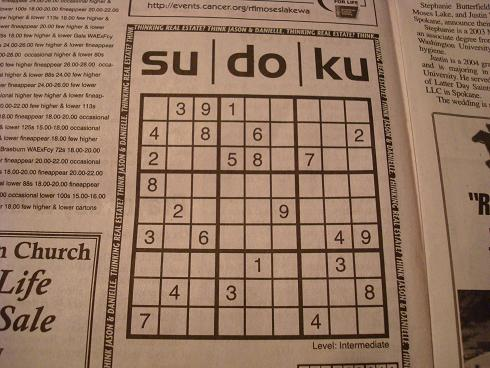
#> input picture sudoku1.jpg, 490 x 368 px
$ python OpenCVSolver.py
#> lines starting #> are read from the running program, lines starting #| are printed output that depends on the picture; after the words box and inside, x2 and y2 are one past the last pixel; in counts of white or black regions, pixels touching at a corner belong together
import cv2
import numpy as np
import imutils
import pandas as pd
import solver
import pickle

input_size = 50


def get_perspective(img, location, height = 900, width = 900):
    """Takes an image and location of an interesting region.
    And return the only selected region with a perspective transformation"""
    pts1 = np.float32([location[0], location[3], location[1], location[2]])
    pts2 = np.float32([[0, 0], [width, 0], [0, height], [width, height]])

    # Apply Perspective Transform Algorithm
    matrix = cv2.getPerspectiveTransform(pts1, pts2)
    result = cv2.warpPerspective(img, matrix, (width, height))
    #cv2.imshow("Perspective", result)
    #cv2.waitKey(0)
    return result

def get_InvPerspective(img, masked_num, location, height = 900, width = 900):
    """Takes original image as input"""
    pts1 = np.float32([[0, 0], [width, 0], [0, height], [width, height]])
    pts2 = np.float32([location[0], location[3], location[1], location[2]])

    # Apply Perspective Transform Algorithm
    matrix = cv2.getPerspectiveTransform(pts1, pts2)
    result = cv2.warpPerspective(masked_num, matrix, (img.shape[1], img.shape[0]))
    return result

def filter_boxes(img):
    """Takes an image of a sudoku board and blacks out the grid lines"""
    gray = cv2.cvtColor(img, cv2.COLOR_BGR2GRAY)
    blur = cv2.GaussianBlur(gray,(5,5),0)
    fill_color = [180,180,180]
    mask_value = 255
    ret2, cleanboard = cv2.threshold(blur,0,255,cv2.THRESH_BINARY+cv2.THRESH_OTSU)
    contours, hierarchy = cv2.findContours(cleanboard, cv2.RETR_TREE, cv2.CHAIN_APPROX_SIMPLE)
    BoxContours = []
    for contour in contours:
        approx = cv2.approxPolyDP(contour, 15, True)
        if len(approx) == 4:
            if cv2.contourArea(contour) > 3000:
                BoxContours.append(approx)
    color = [255, 255, 255]
    stencil  = np.zeros(img.shape[:-1]).astype(np.uint8)
    cv2.fillPoly(stencil, BoxContours, color)
    sel      = stencil != mask_value # select everything that is not mask_value
    img[sel] = fill_color            # and fill it with fill_color

    gray = cv2.cvtColor(img, cv2.COLOR_BGR2GRAY)

    blur = cv2.GaussianBlur(gray,(7,7),0)

    ret2, cleanboard = cv2.threshold(blur,0,255,cv2.THRESH_BINARY_INV+cv2.THRESH_OTSU)
    #cv2.imshow("wo",cleanboard)
    #cv2.waitKey(0)
    return cleanboard

def find_board(img):
    """Takes an image as input and finds a sudoku board inside of the image"""
    gray = cv2.cvtColor(img, cv2.COLOR_BGR2GRAY)
    bfilter = cv2.bilateralFilter(gray, 13, 20, 20)
    edged = cv2.Canny(bfilter, 30, 180)
    keypoints = cv2.findContours(edged.copy(), cv2.RETR_TREE,
    cv2.CHAIN_APPROX_SIMPLE)
    contours = imutils.grab_contours(keypoints)
    #newimg = cv2.drawContours(img.copy(), contours, -1, (0, 255, 0), 3)
    #cv2.imshow("Contour", newimg)
    #cv2.waitKey(0)
    contours = sorted(contours, key=cv2.contourArea, reverse=True)[:15]
    location = None
    # Finds rectangular contour
    for contour in contours:
        approx = cv2.approxPolyDP(contour, 8, True)
        if len(approx) == 4:
            #print(cv2.contourArea(approx))
            location = approx
            break
    result = get_perspective(img, location)
    return result, location

# split the board into 81 individual images
def split_boxes(board):
    """Takes a sudoku board and split it into 81 cells."""
    rows = np.vsplit(board,9)
    boxes = []
    for r in rows:
        cols = np.hsplit(r,9)
        for box in cols:
            box = cv2.resize(box, (input_size, input_size))/255
            box = np.array(box).reshape(-1)
            boxes.append(box)
            #cv2.imshow("box", box)
            #cv2.waitKey(50)
    cv2.destroyAllWindows()
    return boxes

#Uses the prebuilt models and PCA basis to interpret the images into a 9x9 array.
def read_board(digits):

    pca_basis = "pca_basis.pkl"
    with open(pca_basis, 'rb') as file:
        pca_basis = pickle.load(file)

    X_test = digits.values
    X_test_reduced = pca_basis.transform(X_test)

    pkl_filename = "working_model.pkl"
    with open(pkl_filename, 'rb') as file:
        pickle_model = pickle.load(file)

    y_pred_test = pickle_model.predict(X_test_reduced)
    guess_board = np.array(y_pred_test)


    return guess_board

def displayNumbers(img, numbers, color=(0, 255, 0)):
    """Displays 81 numbers in an image or mask at the same position of each cell of the board"""
    W = int(img.shape[1]/9)
    H = int(img.shape[0]/9)
    for i in range (9):
        for j in range (9):
            if numbers[(j*9)+i] !=0:
                cv2.putText(img, str(numbers[(j*9)+i]), (i*W+int(W/2)-int((W/4)), int((j+0.7)*H)), cv2.FONT_HERSHEY_COMPLEX, 2, color, 2, cv2.LINE_AA)
    return img

# Read image
img = cv2.imread('sudoku1.jpg')
#> img is the input picture: shape (368, 490, 3); mean B, G, R 99.6, 120.7, 150.8


# extract board from input image
board, location = find_board(img)
#> in find_board, `gray = cv2.cvtColor(img, cv2.COLOR_BGR2GRAY)`:
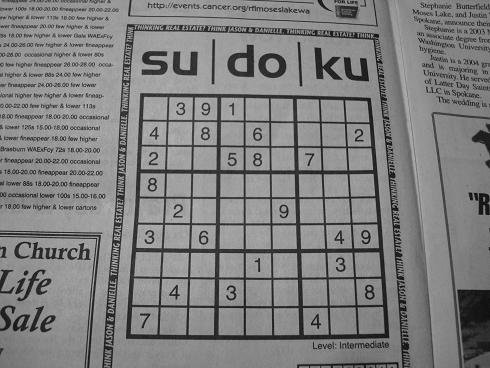
#> gray: shape (368, 490); min 4, max 196, mean 127.3
#> in find_board, `edged = cv2.Canny(bfilter, 30, 180)`:
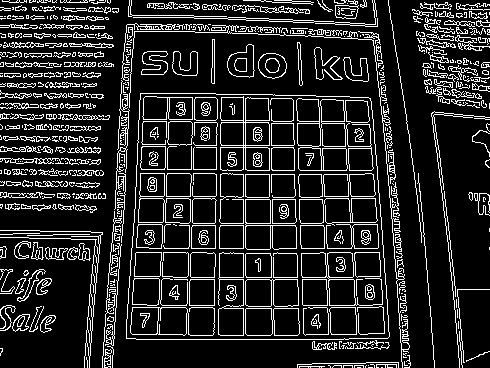
#> edged: shape (368, 490); 15% white in thin lines or dots
#> in find_board, `keypoints = cv2.findContours(edged.copy(), cv2.RETR_TREE, cv2.CHAIN_AP..`: keypoints = 1045 contours, 712 with area under 20; largest, box (x1, y1, x2, y2) and area: (126, 93, 390, 340) 60369, (126, 93, 390, 340) 60368, (296, 98, 374, 171) 3549, (220, 96, 270, 171) 3238, (301, 252, 383, 306) 1906
#> in find_board, `contours = imutils.grab_contours(keypoints)`: contours has the same summary as keypoints
#> in find_board, `contours = sorted(contours, key=cv2.contourArea, reverse=True)[:15]`: contours = 15 contours; largest, box (x1, y1, x2, y2) and area: (126, 93, 390, 340) 60369, (126, 93, 390, 340) 60368, (296, 98, 374, 171) 3549, (220, 96, 270, 171) 3238, (301, 252, 383, 306) 1906
#> the loop in find_board, `for contour in contours:` made 1 pass
#> location on pass 1: [[140, 93], [126, 338], [389, 336], [370, 98]]
#> in get_perspective, `pts1 = np.float32([location[0], location[3], location[1], location[2]])`: pts1 = [[140, 93], [370, 98], [126, 338], [389, 336]]
#> in get_perspective, `matrix = cv2.getPerspectiveTransform(pts1, pts2)`: matrix = [[3.94, 0.225, -573], [-0.0949, 4.36, -392.5], [-0.000138, 0.000611, 1]]
#> in get_perspective, `result = cv2.warpPerspective(img, matrix, (width, height))`:
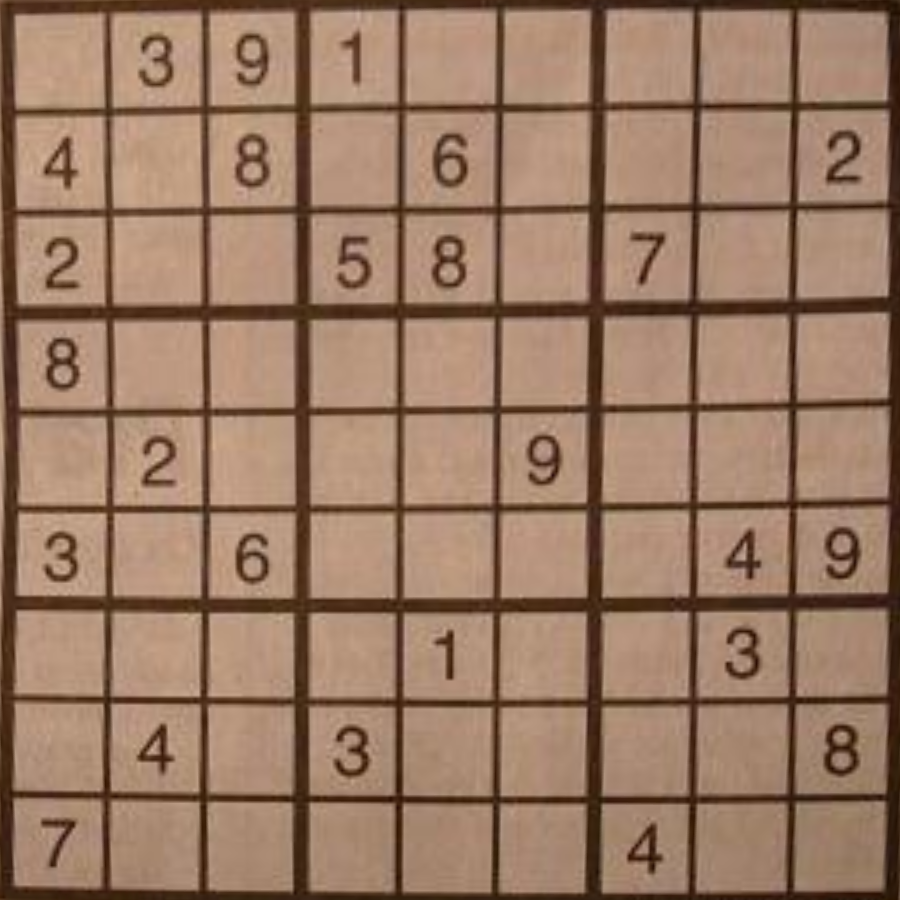
#> result: shape (900, 900, 3); mean B, G, R 101, 122.8, 154.8
#> location = [[140, 93], [126, 338], [389, 336], [370, 98]]

Gridless = filter_boxes(board)
#> in filter_boxes, `ret2, cleanboard = cv2.threshold(blur,0,255,cv2.THRESH_BINARY+cv2.THRE..`:
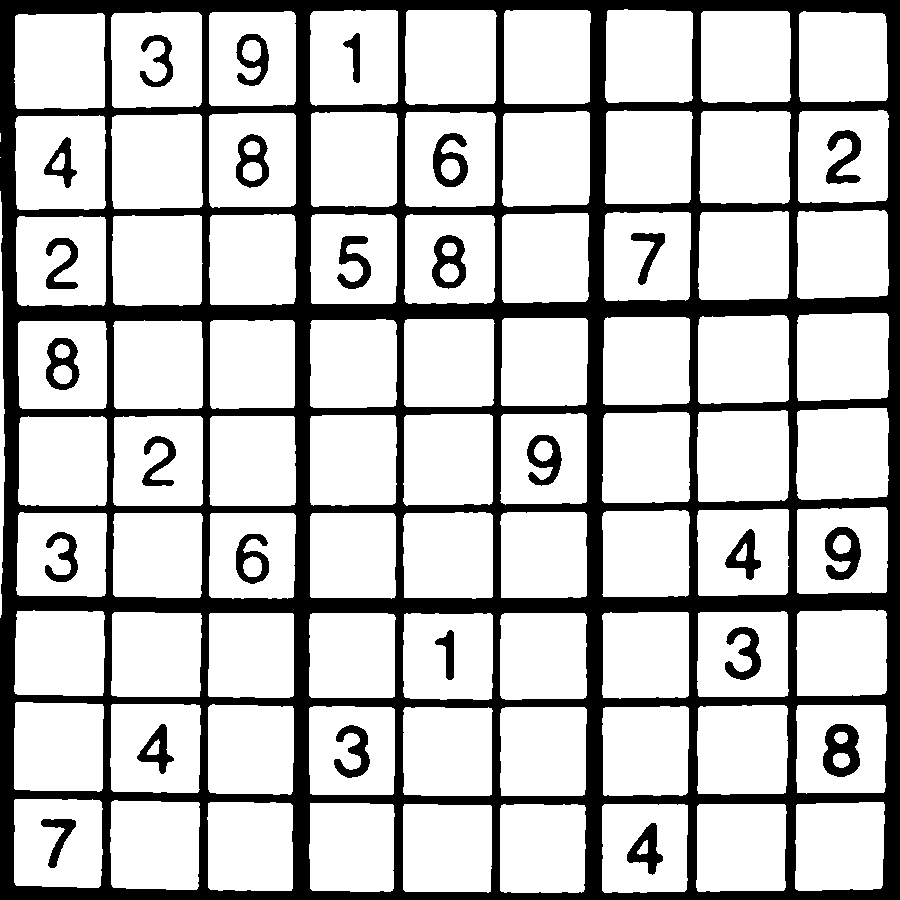
#> cleanboard: shape (900, 900); 75.6% white; 26 black regions
#> in filter_boxes, `ret2, cleanboard = cv2.threshold(blur,0,255,cv2.THRESH_BINARY+cv2.THRE..`: ret2 = 108
#> in filter_boxes, `contours, hierarchy = cv2.findContours(cleanboard, cv2.RETR_TREE, cv2...`: contours = 126 contours, 2 with area under 20; largest, box (x1, y1, x2, y2) and area: (111, 12, 202, 108) 8379, (405, 10, 497, 105) 8340, (14, 13, 105, 109) 8318, (405, 112, 496, 207) 8314, (111, 114, 203, 209) 8260
#> the loop in filter_boxes, `for contour in contours:` made 126 passes
#> approx on passes 1 to 12: [[699, 804], [697, 890], [783, 890], [785, 805]], [[604, 804], [602, 890], [684, 891], [687, 805]], [[655, 822], [652, 875], [626, 854]], [[647, 840], [637, 853]], [[501, 805], [500, 890], [583, 891], [584, 805]], [[404, 804], [403, 889], [490, 891], [491, 806]], [[310, 803], [310, 888], [392, 890], [393, 805]], [[883, 802], [797, 804], [795, 888], [880, 888]], [[208, 803], [208, 887], [291, 890], [292, 805]], [[112, 801], [112, 886], [196, 889], [199, 803]], [[15, 799], [15, 884], [98, 887], [101, 802]], [[74, 819], [50, 868], [64, 829], [40, 821]]
#> after the loop in filter_boxes, `for contour in contours:`: BoxContours = 81 contours; largest, box (x1, y1, x2, y2) and area: (15, 13, 105, 109) 8052, (112, 114, 202, 209) 7966, (406, 10, 496, 104) 7964, (406, 112, 495, 206) 7960, (112, 13, 202, 107) 7918
#> in filter_boxes, `cv2.fillPoly(stencil, BoxContours, color)`: stencil: shape (900, 900); 75.1% white; 1 black region, box (x1, y1, x2, y2) and area: (0, 0, 900, 900) 201446
#> in filter_boxes, `img[sel] = fill_color`:
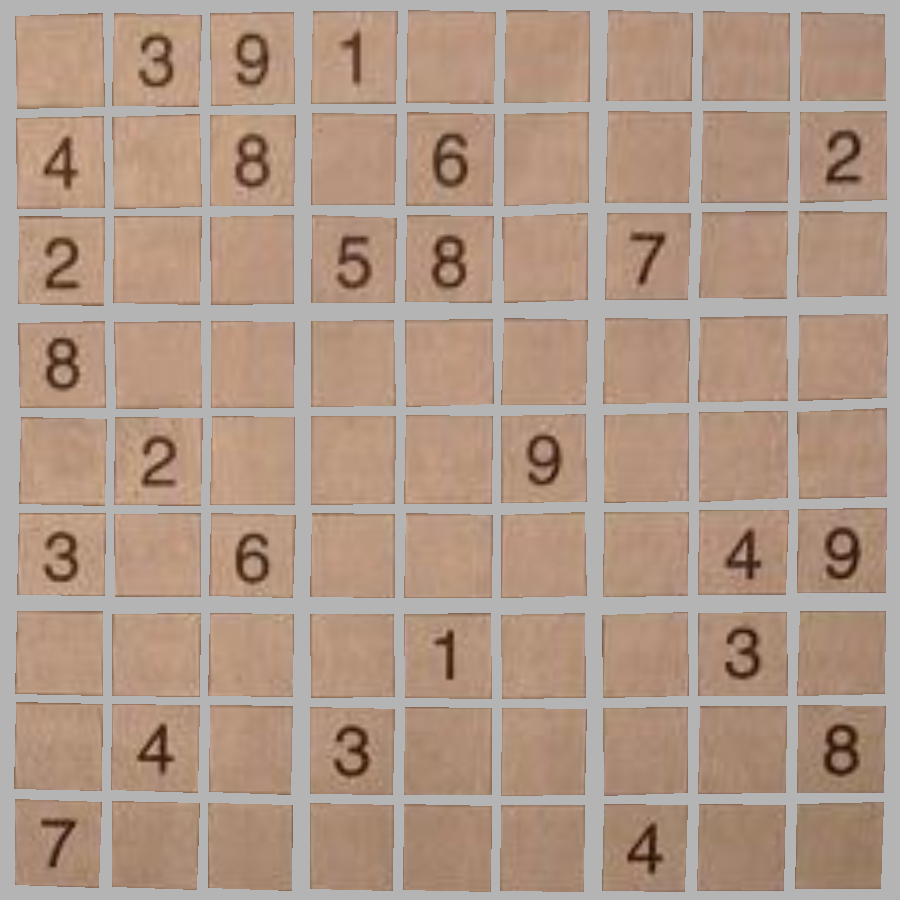
#> img: shape (900, 900, 3); mean B, G, R 135, 151.8, 176.4
#> in filter_boxes, `gray = cv2.cvtColor(img, cv2.COLOR_BGR2GRAY)`:
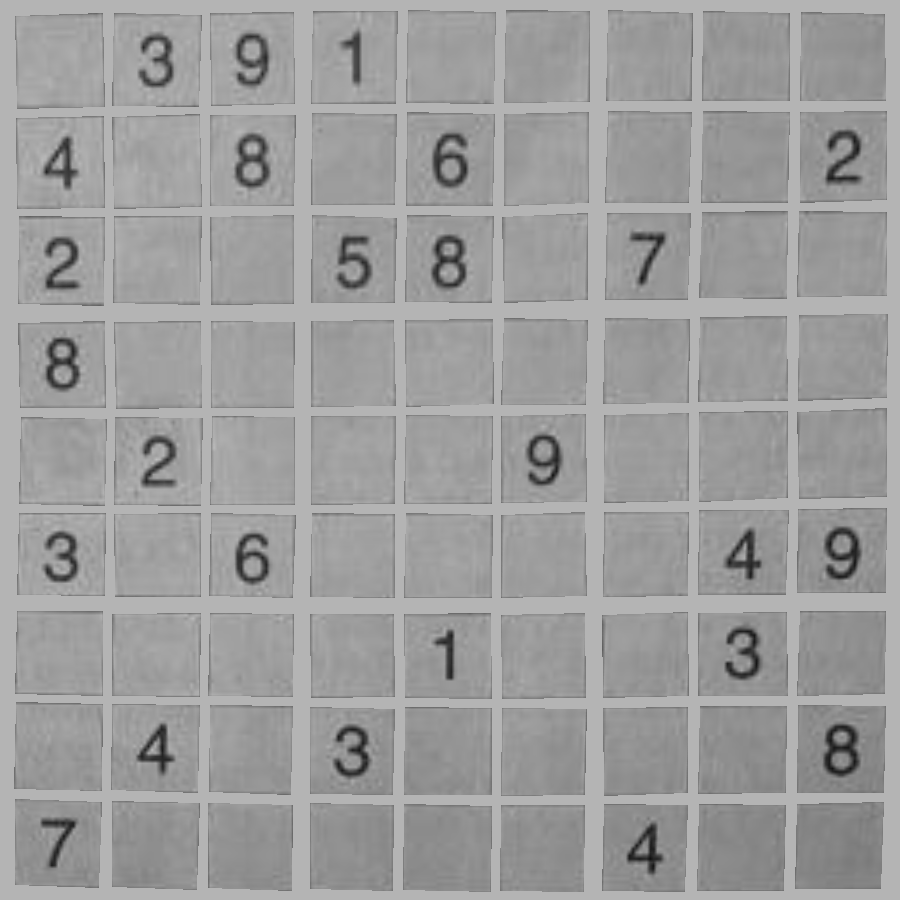
#> gray: shape (900, 900); min 16, max 192, mean 157.3
#> in filter_boxes, `ret2, cleanboard = cv2.threshold(blur,0,255,cv2.THRESH_BINARY_INV+cv2...`:
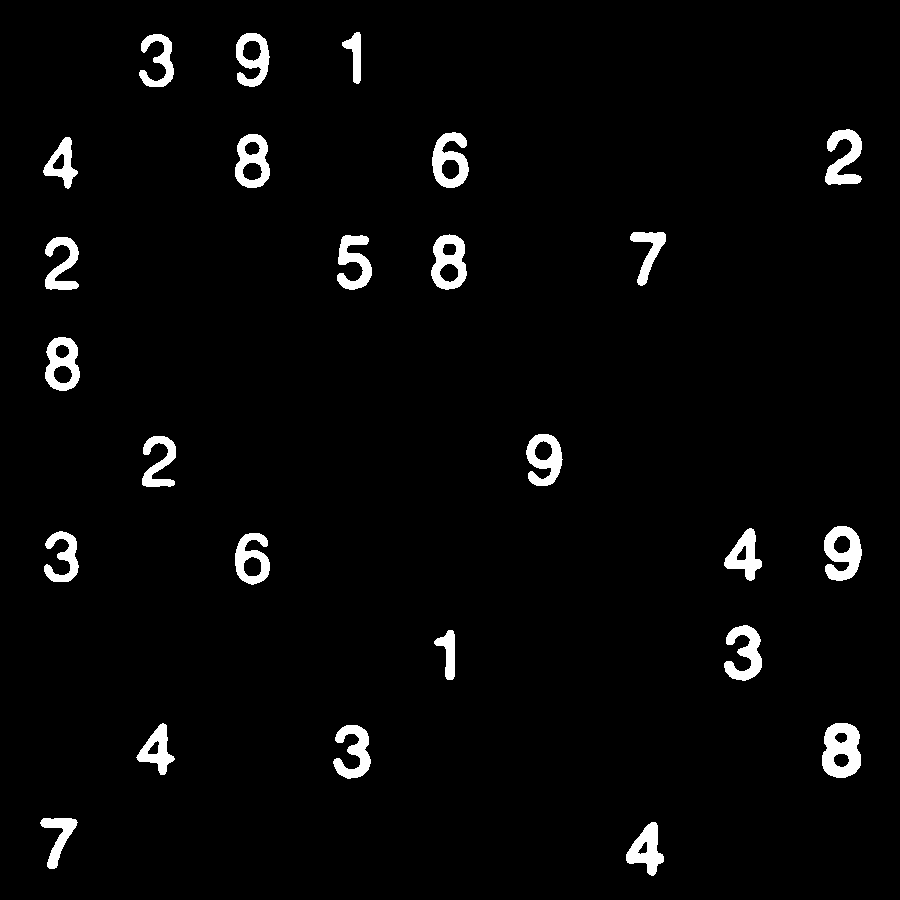
#> cleanboard: shape (900, 900); 3.1% white; 25 white regions, largest, box (x1, y1, x2, y2) and area: (822, 723, 861, 778) 1539, (824, 526, 862, 581) 1321, (431, 234, 467, 290) 1213
#> in filter_boxes, `ret2, cleanboard = cv2.threshold(blur,0,255,cv2.THRESH_BINARY_INV+cv2...`: ret2 = 122

rois = split_boxes(Gridless)
#> in split_boxes, `rows = np.vsplit(board,9)`: rows = 9 items
#> the loop in split_boxes, `for r in rows:` made 9 passes
#> after the loop in split_boxes, `for r in rows:`: box = 2500 values from 0 to 0; boxes = 81 items
#> rois = 81 items
np.shape(rois)

digits = pd.DataFrame(rois)
#> digits = table of 81 rows and 2500 columns
#digits.to_csv("SudokuDigits.csv", index=None)

# reshape the list

guess_board = read_board(digits)
#> (reads pca_basis.pkl from the repository)
#> (the run stopped early here; a loop or call above may not have finished)
